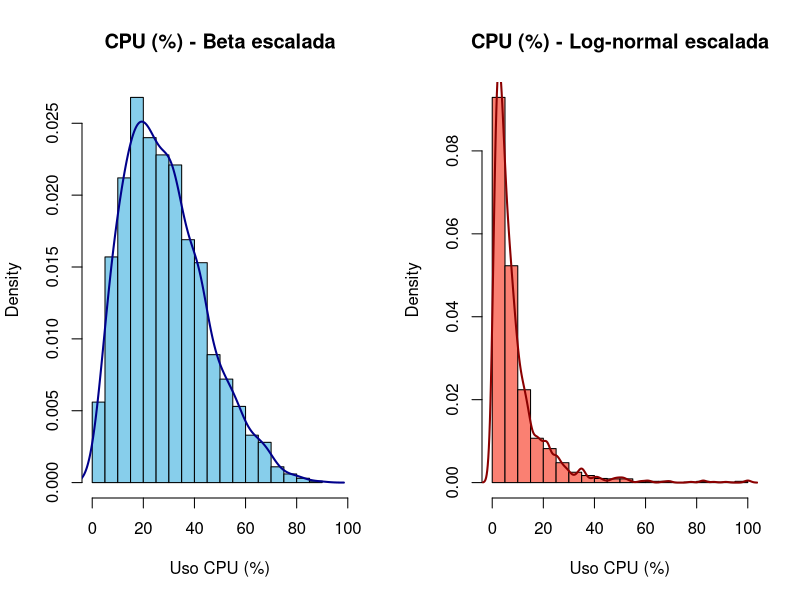
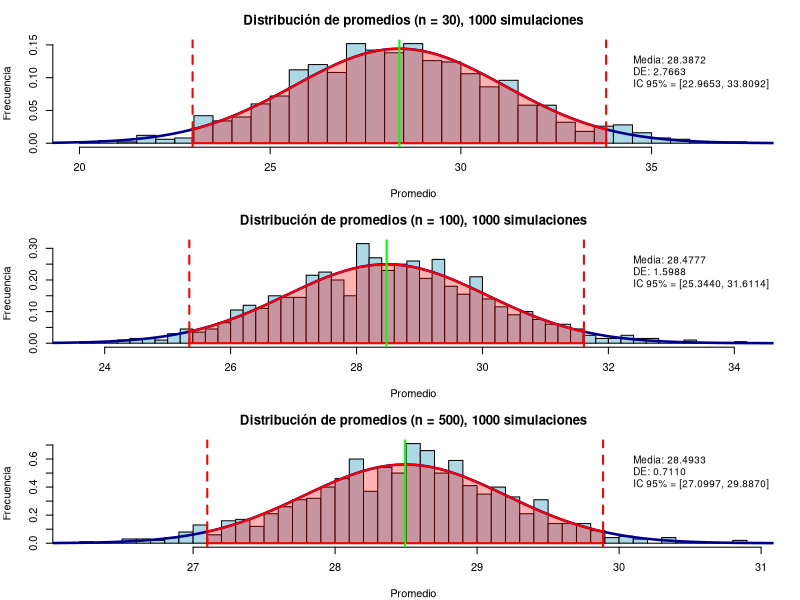

Recreate these plots in R, in order.
set.seed(2026)
n <- 2000  

# 1) Beta escalada (sesgada a la derecha)
cpu_beta <- rbeta(n, shape1 = 2, shape2 = 5) * 100
cat("\nResumen - Beta escalada:\n")
cat(sprintf("  n=%d  media=%.2f  mediana=%.2f  sd=%.2f\n", n, mean(cpu_beta), median(cpu_beta), sd(cpu_beta)))
cat(sprintf("  %% > 90: %.2f%%\n", mean(cpu_beta > 90) * 100))

# 2) Log-normal escalada (cola larga)
cpu_ln_raw <- rlnorm(n, meanlog = 3.5, sdlog = 1)
# Recortar valores extremos y escalar a 0-100 preservando sesgo
cpu_ln_trim <- pmin(cpu_ln_raw, quantile(cpu_ln_raw, 0.999))
cpu_ln <- (cpu_ln_trim - min(cpu_ln_trim)) / (max(cpu_ln_trim) - min(cpu_ln_trim)) * 100
cat("\nResumen - Log-normal escalada:\n")
cat(sprintf("  n=%d  media=%.2f  mediana=%.2f  sd=%.2f\n", n, mean(cpu_ln), median(cpu_ln), sd(cpu_ln)))
cat(sprintf("  %% > 90: %.2f%%\n", mean(cpu_ln > 90) * 100))

# Guardar histogramas lado a lado en PNG
png(filename = "cpu_histograms.png", width = 1200, height = 600)
par(mfrow = c(1, 2))

hist(cpu_beta, breaks = 30, col = "skyblue", main = "CPU (%) - Beta escalada", xlab = "Uso CPU (%)", xlim = c(0,100), prob = TRUE)
lines(density(cpu_beta), col = "darkblue", lwd = 2)

hist(cpu_ln, breaks = 30, col = "salmon", main = "CPU (%) - Log-normal escalada", xlab = "Uso CPU (%)", xlim = c(0,100), prob = TRUE)
lines(density(cpu_ln), col = "darkred", lwd = 2)

dev.off()
cat("\nSe generó el archivo 'cpu_histograms.png' con los dos histogramas.\n")

# Si se ejecuta en modo interactivo también los mostramos en pantalla
if (interactive()) {
  par(mfrow = c(1, 2))
  hist(cpu_beta, breaks = 30, col = "skyblue", main = "CPU (%) - Beta escalada", xlab = "Uso CPU (%)", xlim = c(0,100), prob = TRUE)
  lines(density(cpu_beta), col = "darkblue", lwd = 2)

  hist(cpu_ln, breaks = 30, col = "salmon", main = "CPU (%) - Log-normal escalada", xlab = "Uso CPU (%)", xlim = c(0,100), prob = TRUE)
  lines(density(cpu_ln), col = "darkred", lwd = 2)
  par(mfrow = c(1,1))
}

# ============================================================================
# PARTE 2: Teorema del Límite Central - Intervalos de Confianza 95%
# ============================================================================

cat("\n\n================================================================================")
cat("\nTEOREMA DEL LÍMITE CENTRAL - INTERVALOS DE CONFIANZA AL 95%")
cat("\n================================================================================\n")

# Definir tres tamaños de muestra
tamaños <- c(30, 100, 500)
num_simulaciones <- 1000  # número de muestras para cada tamaño
z_critico <- 1.96  # valor crítico para 95% de confianza

# Usar los datos cpu_beta como población
poblacion <- cpu_beta

# Almacenar resultados
resultados <- list()

# Para cada tamaño de muestra
for (i in seq_along(tamaños)) {
  n <- tamaños[i]
  
  cat(sprintf("\n--- Tamaño de muestra: n = %d ---\n", n))
  
  # Generar 'num_simulaciones' muestras de tamaño 'n' y calcular sus promedios
  promedios <- replicate(num_simulaciones, mean(sample(poblacion, size = n, replace = TRUE)))
  
  # a) Calcular media y desviación estándar de los promedios
  media_promedios <- mean(promedios)
  sd_promedios <- sd(promedios)
  
  cat(sprintf("  Media de promedios: %.4f\n", media_promedios))
  cat(sprintf("  Desv. estándar de promedios: %.4f\n", sd_promedios))
  cat(sprintf("  Valor crítico z: %.2f\n", z_critico))
  
  # b) Calcular intervalo de confianza del 95%
  margen_error <- z_critico * sd_promedios
  limite_inferior <- media_promedios - margen_error
  limite_superior <- media_promedios + margen_error
  
  cat(sprintf("\n  INTERVALO DE CONFIANZA 95%% CENTRAL:\n"))
  cat(sprintf("  Margen de error: %.4f\n", margen_error))
  cat(sprintf("  [ %.4f , %.4f ]\n", limite_inferior, limite_superior))
  
  # Guardar resultados para usar después en los gráficos
  resultados[[i]] <- list(
    n = n,
    promedios = promedios,
    media = media_promedios,
    sd = sd_promedios,
    limite_inf = limite_inferior,
    limite_sup = limite_superior
  )
}

# Crear histogramas de los promedios
png(filename = "promedios_histogramas.png", width = 1400, height = 1000)
par(mfrow = c(3, 1), mar = c(4, 4, 3, 2))

for (i in seq_along(resultados)) {
  res <- resultados[[i]]
  
  # Crear histograma
  hist(res$promedios, breaks = 40, col = "lightblue", border = "black",
       main = sprintf("Distribución de promedios (n = %d), 1000 simulaciones", res$n),
       xlab = "Promedio", ylab = "Frecuencia", prob = TRUE)
  
  # Superponer la curva normal teórica
  x <- seq(min(res$promedios) - 3*res$sd, max(res$promedios) + 3*res$sd, length.out = 200)
  y <- dnorm(x, mean = res$media, sd = res$sd)
  lines(x, y, col = "darkblue", lwd = 2.5)
  
  # Sombrear el intervalo de confianza del 95%
  x_intervalo <- seq(res$limite_inf, res$limite_sup, length.out = 100)
  y_intervalo <- dnorm(x_intervalo, mean = res$media, sd = res$sd)
  polygon(c(res$limite_inf, x_intervalo, res$limite_sup),
          c(0, y_intervalo, 0), col = rgb(1, 0, 0, 0.3), border = "red", lwd = 2)
  
  # Líneas verticales para los límites
  abline(v = res$limite_inf, col = "red", lty = 2, lwd = 2)
  abline(v = res$limite_sup, col = "red", lty = 2, lwd = 2)
  abline(v = res$media, col = "green", lty = 1, lwd = 2)
  
  # Agregar texto con los valores
  text_info <- sprintf("Media: %.4f\nDE: %.4f\nIC 95%% = [%.4f, %.4f]",
                       res$media, res$sd, res$limite_inf, res$limite_sup)
  legend("topright", text_info, bty = "n", cex = 0.9)
}

dev.off()

cat("\n\nSe generó el archivo 'promedios_histogramas.png' con los histogramas de promedios.\n")
